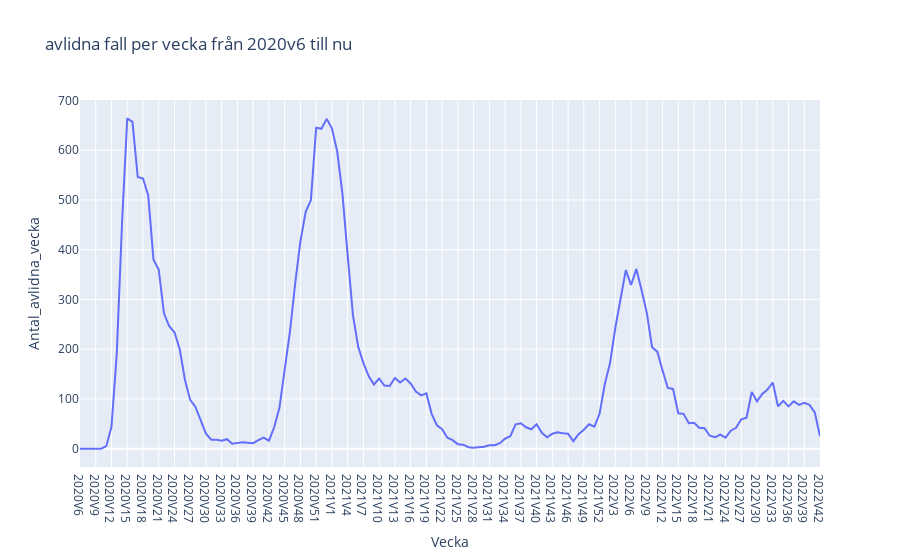

Notebook cell for this chart:
### Markdown cell above
##  c-f använd Plotly express

### Code cell
fig = px.line(
    df,
    x="Vecka",
    y="Antal_avlidna_vecka",
    title="avlidna fall per vecka från 2020v6 till nu",
    labels=dict(Vecka="Vecka", Antal_avlidna_vecka="Antal_avlidna_vecka"),
)
fig.show()
# fig.write_html("uppgift 1c.html", auto_open = True)

### Figure 1 — Plotly figure (JSON) as saved in the notebook; plotly's stock layout.template omitted (floating-point values rounded to 4 significant figures; data arrays with more than 128 entries replaced by an {"elided": "..."} marker saying what was removed)
{"data": [{"hovertemplate": "Vecka=%{x}<br>Antal_avlidna_vecka=%{y}<extra></extra>", "legendgroup": "", "line": {"color": "#636efa", "dash": "solid"}, "marker": {"symbol": "circle"}, "mode": "lines", "name": "", "orientation": "v", "showlegend": false, "type": "scatter", "x": {"elided": "142 str values"}, "xaxis": "x", "y": {"elided": "142 int values"}, "yaxis": "y"}], "layout": {"legend": {"tracegroupgap": 0}, "title": {"text": "avlidna fall per vecka från 2020v6 till nu"}, "xaxis": {"anchor": "y", "domain": [0, 1], "title": {"text": "Vecka"}}, "yaxis": {"anchor": "x", "domain": [0, 1], "title": {"text": "Antal_avlidna_vecka"}}}}
